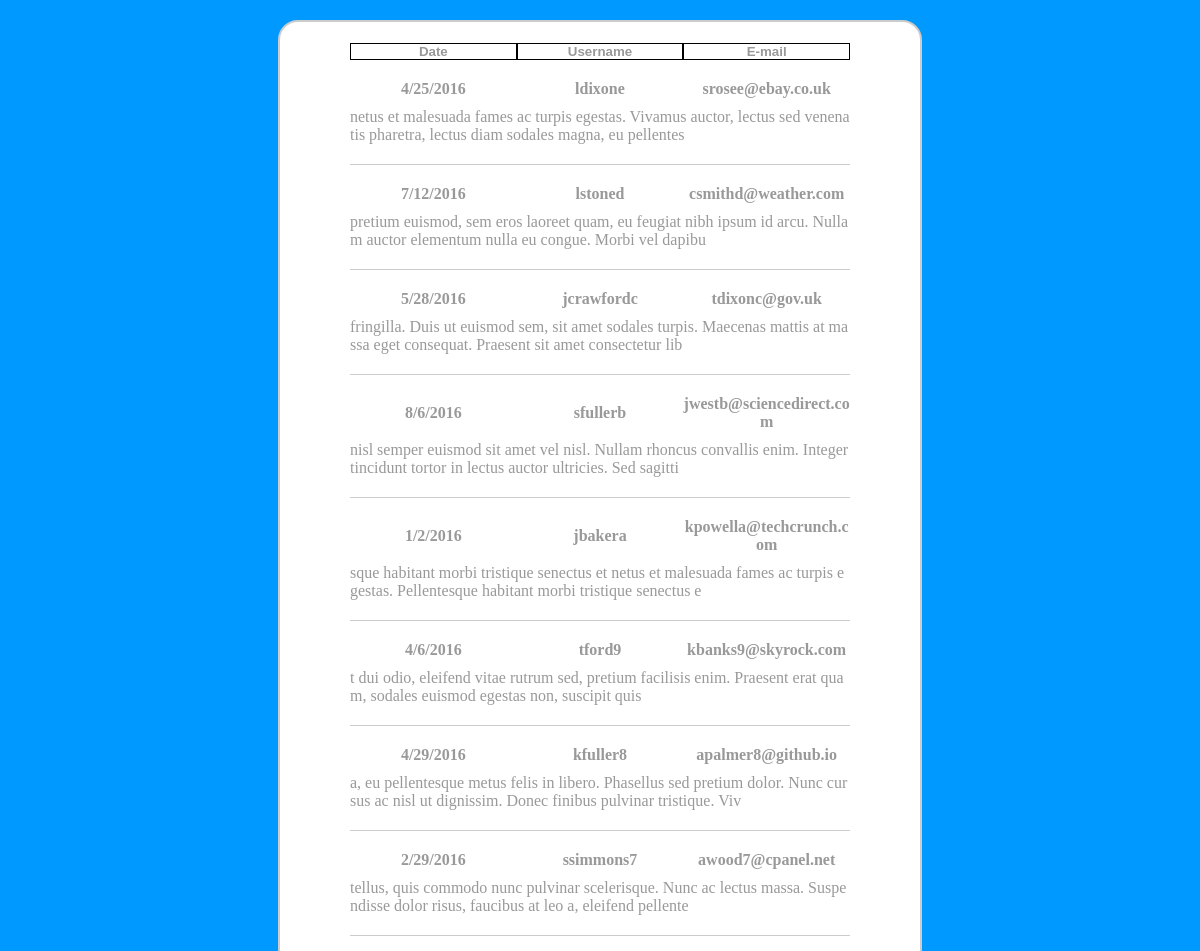
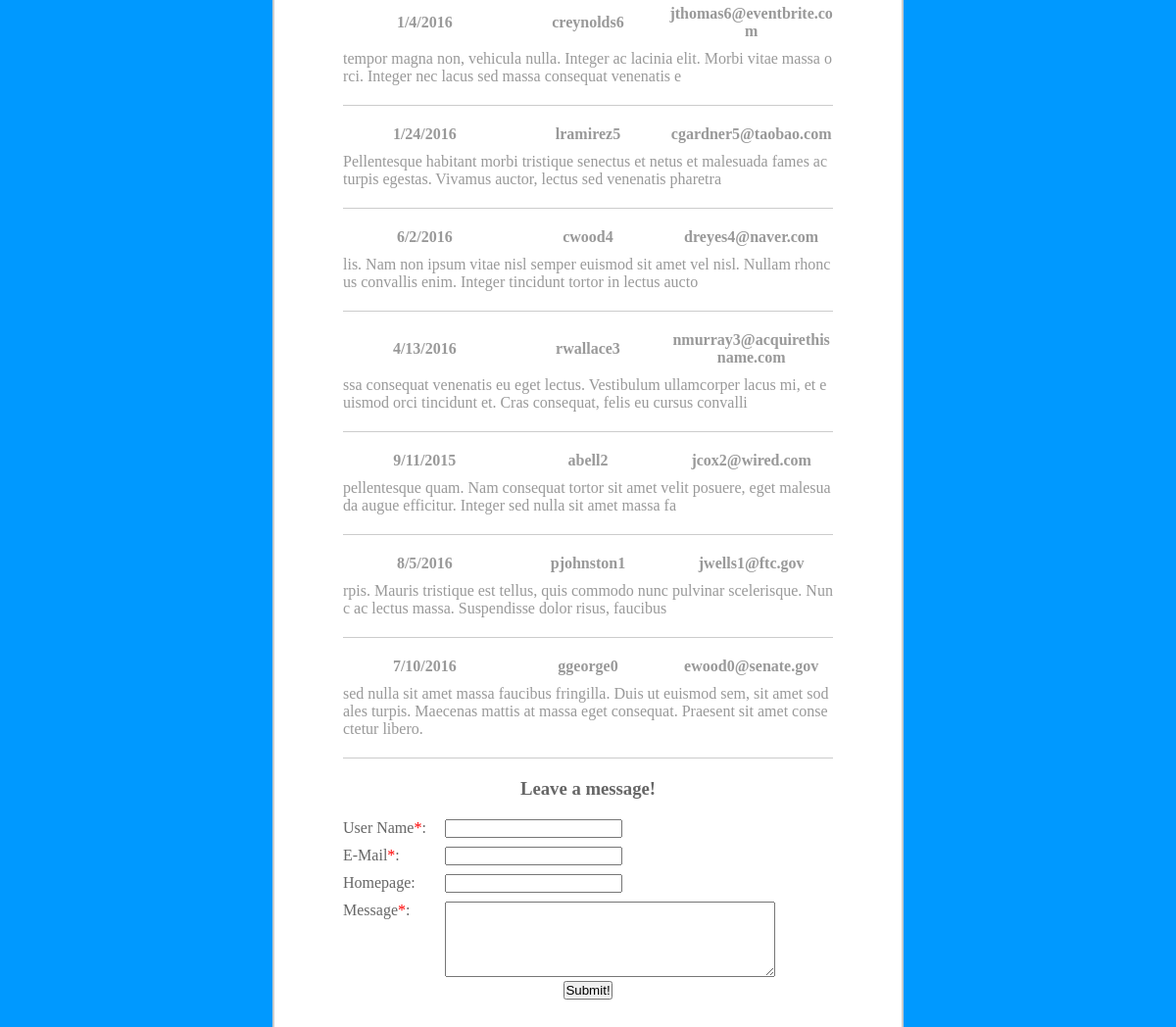
The page / on the database its author committed (2 pictures, top to bottom).
### tables this page shows
CREATE TABLE `messages` (
  `user_id` int(11) NOT NULL,
  `username` varchar(250) NOT NULL,
  `email` varchar(250) NOT NULL,
  `text` varchar(250) NOT NULL,
  `homepage` varchar(250) NOT NULL,
  `user_ip` varchar(250) NOT NULL,
  `user_agent` varchar(250) NOT NULL,
  `date` varchar(250) NOT NULL
);

### components/functions.php (called while the page is built, shortened)
<?php
function getMessages()
{
    $user = "root";
    $password = "";
    $db = new PDO('mysql:host=localhost;dbname=guestbook', $user, $password);
    $messages = [];
    $result = $db->query("SELECT * FROM messages ORDER BY user_id DESC");
    $i = 0;
    while ($row = $result->fetch()) {
        $messages[$i]['username'] = $row['username'];
        $messages[$i]['email'] = $row['email'];
        $messages[$i]['date'] = $row['date'];
        $messages[$i]['text'] = $row['text'];
        $i++;
    }
    return $messages;
}
?>

### index.php (the view, shortened to what this page needs)
<?php
    require_once 'components/functions.php';
    $messages = getMessages();
    $errors = array (
        "username" => "",
        "email" => "",
        "homepage" => "",
        "text" => ""
    );
?>
<!DOCTYPE html>
<html>
    <head>
        <link rel="stylesheet" type="text/css" href="style.css">
    </head>
    <body>
        <div id="container">
            <div id="messages">
                <form id="sort-form" action="sort_messages.php" method="POST">
                <table id="main-table">
                    <tr>
                        <th class="filter-buttons">
                            <input class="sort-button" type="submit" name="ZDESJ PHP KOD" value="Date">
                        </th>
                        <th class="filter-buttons">
                            <input class="sort-button" type="submit" name="ZDESJ PHP KOD" value="Username">
                        </th>
                        <th class="filter-buttons">
                            <input class="sort-button" type="submit" name="ZDESJ PHP KOD" value="E-mail">
                        </th>
                    </tr>
                    <?php  foreach ($messages as $message) { ?>
                        <tr>
                            <td class="table-head"><?php echo $message['date']; ?></td>
                            <td class="table-head"><?php echo $message['username']; ?></td>
                            <td class="table-head"><?php echo $message['email']; ?></td>
                        </tr>
                        <tr>
                            <td class="table-text" colspan="3"><?php echo $message['text']; ?></td>
                        </tr>
                    <?php } ?>
                </table>
                </form>
            </div>
            <div id="input">
                <h3>Leave a message!</h3>
                <form action="" method="post" onsubmit="return validate_input();">
                    <label>User Name<span class="red-star">*</span>: </label>
                    <input type="text" id="username" name="username" value="<?php if (!empty($errors['username'])) echo $_POST['username']; ?>" >
                    <p id="usernameError" class="errorText"><?php echo $errors['username']; ?></p><br />
                    <label>E-Mail<span class="red-star">*</span>: </label>
                    <input type="text" id="email" name="email" value="<?php if (!empty($errors['email'])) echo $_POST['email']; ?>" >
                    <p id="emailError"  class="errorText"><?php echo $errors['email']; ?></p><br />
                    <label>Homepage: </label>
                    <input type="text" id="homepage" name="homepage" value="<?php if (!empty($errors['homepage'])) echo $_POST['homepage']; ?>" >
                    <p id="homepageError"  class="errorText"><?php echo $errors['homepage']; ?></p><br />
                    <label class="align-top">Message<span class="red-star">*</span>: </label>
                    <textarea id="text" name="text" rows="5" cols="40"></textarea>
                    <p id="textError"  class="errorText align-top"><?php echo $errors['text']; ?></p><br />
                    <input id="submit-button" type="submit" name="sendMessage" value="Submit!">
                </form>
            </div>
        </div>
    </body>
</html>

### style.css (style rules this page uses)
* { margin: 0px; padding: 0px; }
body { background-color: #0099ff; color: #999999; }
#container { background-color: #ffffff; margin: 20px auto; padding: 20px; width: 600px; border: 2px solid #cccccc; border-radius: 20px; overflow: hidden; }
#messages { margin: 0px auto; width: 500px; overflow: hidden; }
.red-star { color: red; }
#input { color: #666666; margin: 0px auto; width: 500px; height: 350px; overflow: hidden; }
#input h3 { text-align: center; margin: 20px 0px; }
#input label { display: inline-block; width: 100px; text-align: left; margin-bottom: 10px; }
.align-top { vertical-align: top; }
#submit-button { display: block; margin: 0px auto; }
table td { word-break: break-all; }
#main-table { width: 100%; border-collapse: collapse; }
.filter-buttons { width: 33%; }
.table-head { text-align: center; padding-top: 20px; color: #999999; font-weight: bold; }
.table-text { width: 100%; padding-top: 10px; padding-bottom: 20px; border-bottom: 1px solid #cccccc; }
.sort-button { color: #999999; font-weight: bold; width: 100%; height: 100%; background-color: #ffffff; border: 1px solid black; }

### rows shown on the page
messages: date "4/25/2016", username "ldixone", email "srosee@ebay.co.uk", text "netus et malesuada fames ac turpis egestas. Vivamus auctor, lectus sed venenatis pharetra, lectus diam sodales magna, eu pellentes"
messages: date "7/12/2016", username "lstoned", email "csmithd@weather.com", text "pretium euismod, sem eros laoreet quam, eu feugiat nibh ipsum id arcu. Nullam auctor elementum nulla eu congue. Morbi vel dapibu"
messages: date "5/28/2016", username "jcrawfordc", email "tdixonc@gov.uk", text "fringilla. Duis ut euismod sem, sit amet sodales turpis. Maecenas mattis at massa eget consequat. Praesent sit amet consectetur lib"
messages: date "8/6/2016", username "sfullerb", email "jwestb@sciencedirect.com", text "nisl semper euismod sit amet vel nisl. Nullam rhoncus convallis enim. Integer tincidunt tortor in lectus auctor ultricies. Sed sagitti"
messages: date "1/2/2016", username "jbakera", email "kpowella@techcrunch.com", text "sque habitant morbi tristique senectus et netus et malesuada fames ac turpis egestas. Pellentesque habitant morbi tristique senectus e"
messages: date "4/6/2016", username "tford9", email "kbanks9@skyrock.com", text "t dui odio, eleifend vitae rutrum sed, pretium facilisis enim. Praesent erat quam, sodales euismod egestas non, suscipit quis"
messages: date "4/29/2016", username "kfuller8", email "apalmer8@github.io", text "a, eu pellentesque metus felis in libero. Phasellus sed pretium dolor. Nunc cursus ac nisl ut dignissim. Donec finibus pulvinar tristique. Viv"
messages: date "2/29/2016", username "ssimmons7", email "awood7@cpanel.net", text "tellus, quis commodo nunc pulvinar scelerisque. Nunc ac lectus massa. Suspendisse dolor risus, faucibus at leo a, eleifend pellente"
messages: date "1/4/2016", username "creynolds6", email "jthomas6@eventbrite.com", text "tempor magna non, vehicula nulla. Integer ac lacinia elit. Morbi vitae massa orci. Integer nec lacus sed massa consequat venenatis e"
messages: date "1/24/2016", username "lramirez5", email "cgardner5@taobao.com", text "Pellentesque habitant morbi tristique senectus et netus et malesuada fames ac turpis egestas. Vivamus auctor, lectus sed venenatis pharetra"
messages: date "6/2/2016", username "cwood4", email "dreyes4@naver.com", text "lis. Nam non ipsum vitae nisl semper euismod sit amet vel nisl. Nullam rhoncus convallis enim. Integer tincidunt tortor in lectus aucto"
messages: date "4/13/2016", username "rwallace3", email "nmurray3@acquirethisname.com", text "ssa consequat venenatis eu eget lectus. Vestibulum ullamcorper lacus mi, et euismod orci tincidunt et. Cras consequat, felis eu cursus convalli"
messages: date "9/11/2015", username "abell2", email "jcox2@wired.com", text "pellentesque quam. Nam consequat tortor sit amet velit posuere, eget malesuada augue efficitur. Integer sed nulla sit amet massa fa"
messages: date "8/5/2016", username "pjohnston1", email "jwells1@ftc.gov", text "rpis. Mauris tristique est tellus, quis commodo nunc pulvinar scelerisque. Nunc ac lectus massa. Suspendisse dolor risus, faucibus"
messages: date "7/10/2016", username "ggeorge0", email "ewood0@senate.gov", text "sed nulla sit amet massa faucibus fringilla. Duis ut euismod sem, sit amet sodales turpis. Maecenas mattis at massa eget consequat. Praesent sit amet consectetur libero."
